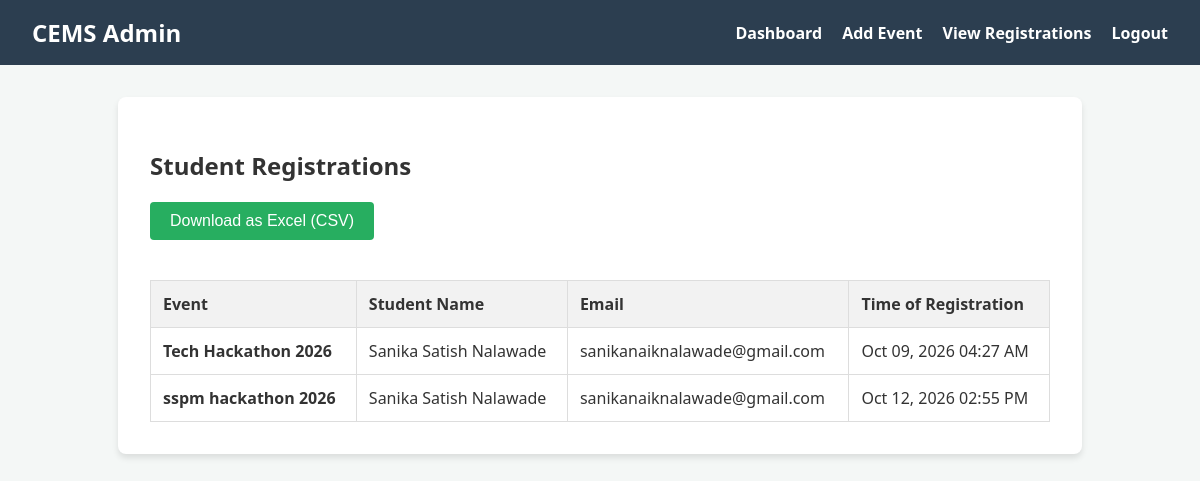
/admin/registrations.php (signed in), run on the app's committed database.
### tables this page shows
CREATE TABLE `registrations` (
  `id` int(11) NOT NULL,
  `user_id` int(11) NOT NULL,
  `event_id` int(11) NOT NULL,
  `registered_at` timestamp NOT NULL DEFAULT current_timestamp()
);

CREATE TABLE `events` (
  `id` int(11) NOT NULL,
  `title` varchar(200) NOT NULL,
  `description` text NOT NULL,
  `event_date` date NOT NULL,
  `location` varchar(255) NOT NULL,
  `image_path` varchar(255) DEFAULT NULL,
  `max_capacity` int(11) NOT NULL DEFAULT 50,
  `event_time` time NOT NULL,
  `venue` varchar(200) NOT NULL,
  `image` varchar(255) DEFAULT NULL,
  `created_at` timestamp NOT NULL DEFAULT current_timestamp()
);

CREATE TABLE `users` (
  `id` int(11) NOT NULL,
  `name` varchar(100) NOT NULL,
  `email` varchar(150) NOT NULL,
  `password` varchar(255) NOT NULL,
  `role` enum('student','admin') NOT NULL DEFAULT 'student',
  `created_at` timestamp NOT NULL DEFAULT current_timestamp()
);

### admin/registrations.php (the view, shortened to what this page needs)
<?php
require_once "../config/database.php";
$sql = "SELECT e.title, u.name, u.email, r.registered_at
        FROM registrations r
        JOIN events e ON r.event_id = e.id
        JOIN users u ON r.user_id = u.id
        ORDER BY e.event_date ASC, r.registered_at ASC";
$result = $conn->query($sql);
?>
<!DOCTYPE html>
<html lang="en">
<head>
    <link rel="stylesheet" href="../css/style.css">
</head>
<body>
    <nav>
        <h1>CEMS Admin</h1>
        <ul>
            <li><a href="dashboard.php">Dashboard</a></li>
            <li><a href="add_event.php">Add Event</a></li>
            <li><a href="registrations.php">View Registrations</a></li>
            <li><a href="../logout.php">Logout</a></li>
        </ul>
    </nav>
    <div class="container">
        <h2>Student Registrations</h2>
        <a href="export_csv.php">
            <button style="background-color: #27ae60; margin-bottom: 20px;">Download as Excel (CSV)</button>
        </a>
        <table>
            <thead>
                <tr>
                    <th>Event</th>
                    <th>Student Name</th>
                    <th>Email</th>
                    <th>Time of Registration</th>
                </tr>
            </thead>
            <tbody>
                <?php while($row = $result->fetch_assoc()): ?>
                <tr>
                    <td><strong><?php echo htmlspecialchars($row['title']); ?></strong></td>
                    <td><?php echo htmlspecialchars($row['name']); ?></td>
                    <td><?php echo htmlspecialchars($row['email']); ?></td>
                    <td><?php echo date('M d, Y h:i A', strtotime($row['registered_at'])); ?></td>
                </tr>
                <?php endwhile; ?>
            </tbody>
        </table>
    </div>
</body>
</html>

### css/style.css (style rules this page uses)
body { font-family: 'Segoe UI', Tahoma, Geneva, Verdana, sans-serif; margin: 0; padding: 0; background-color: #f4f7f6; color: #333; }
nav { background-color: #2c3e50; color: white; padding: 1rem 2rem; display: flex; justify-content: space-between; align-items: center; }
nav h1 { margin: 0; font-size: 1.5rem; }
nav ul { list-style: none; display: flex; gap: 20px; margin: 0; padding: 0; }
nav a { color: white; text-decoration: none; font-weight: bold; }
.container { max-width: 900px; margin: 2rem auto; background: white; padding: 2rem; border-radius: 8px; box-shadow: 0 4px 6px rgba(0,0,0,0.1); }
button { background-color: #3498db; color: white; border: none; padding: 10px 20px; cursor: pointer; border-radius: 4px; font-size: 1rem; }
table { width: 100%; border-collapse: collapse; margin-top: 20px; }
table, th, td { border: 1px solid #ddd; }
th, td { padding: 12px; text-align: left; }
th { background-color: #f2f2f2; }

### data on the page
registrations: event.title "Tech Hackathon 2026", user.name "Sanika Satish Nalawade", user.email "sanikanaiknalawade@gmail.com", registered_at "Oct 09, 2026 04:27 AM"
registrations: event.title "sspm hackathon 2026", user.name "Sanika Satish Nalawade", user.email "sanikanaiknalawade@gmail.com", registered_at "Oct 12, 2026 02:55 PM"
